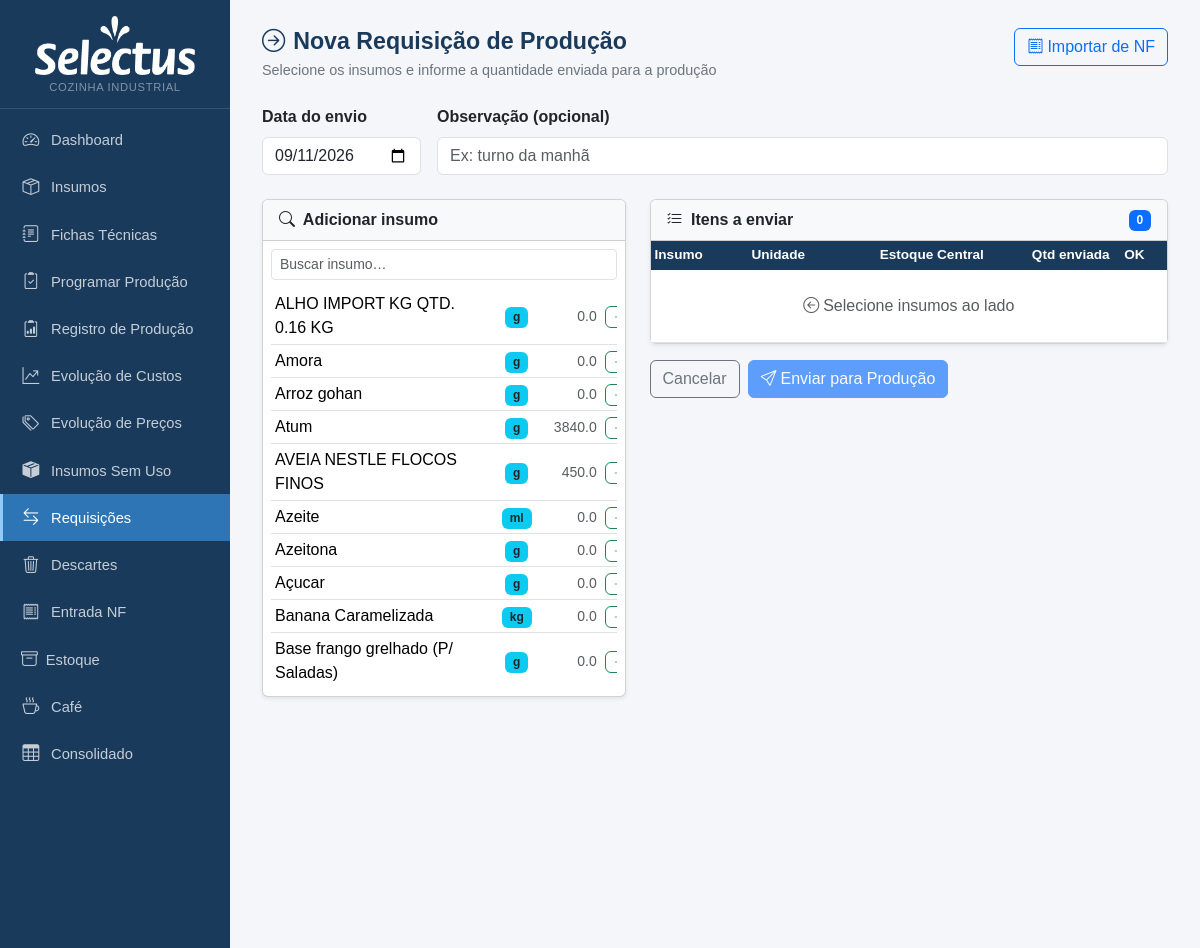
The app's page /requisicoes/nova (upper part), older data.
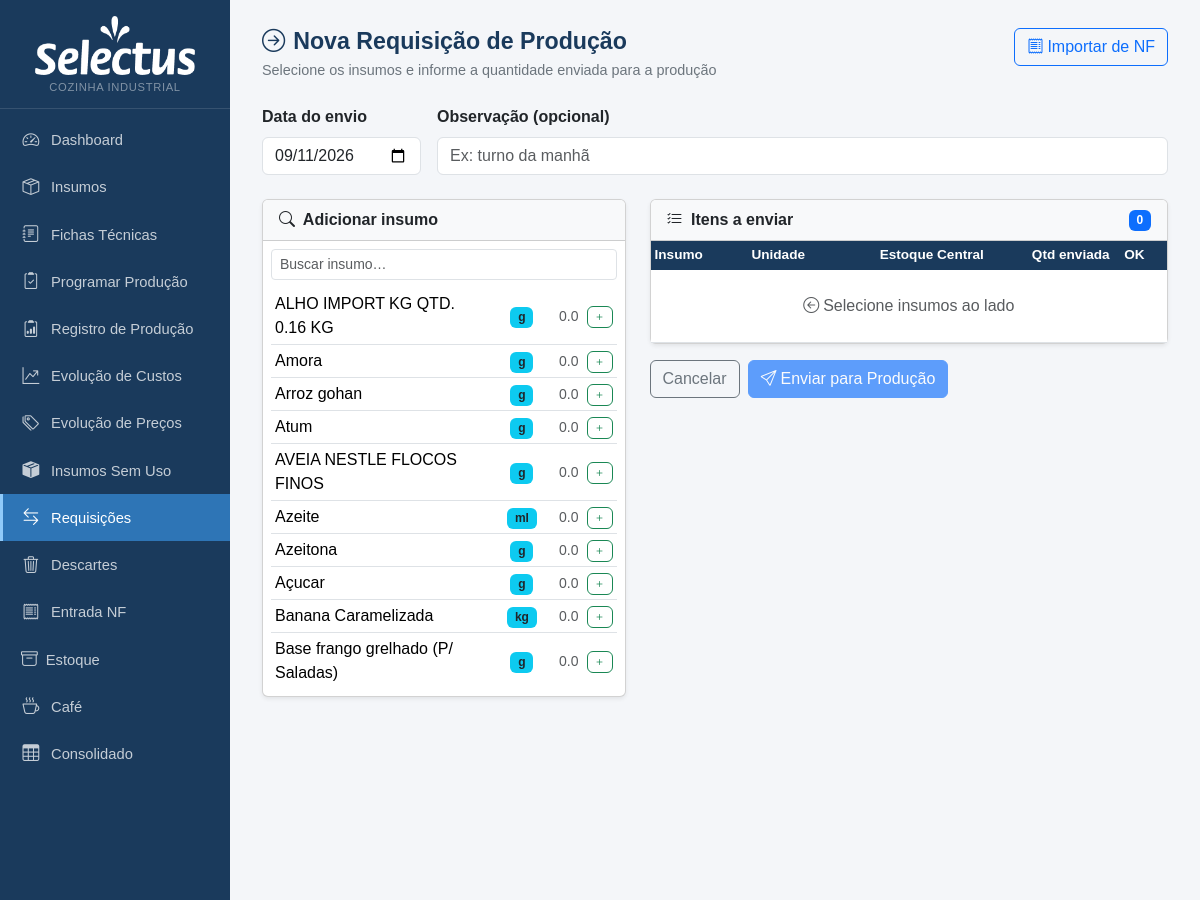
The same page, newer data.
### tables this page shows
CREATE TABLE insumos (
            id INTEGER PRIMARY KEY AUTOINCREMENT,
            nome TEXT NOT NULL,
            unidade_compra TEXT NOT NULL,
            preco_compra REAL,
            unidade_uso TEXT NOT NULL,
            fator_conversao REAL NOT NULL DEFAULT 1
        , qtd_por_embalagem REAL, unid_embalagem TEXT, produto_vinculado_id INTEGER, estoque_atual REAL DEFAULT 0, estoque_minimo REAL DEFAULT 0, status_revisao_custo TEXT DEFAULT 'nao_revisado', data_revisao_custo TEXT, fornecedor TEXT, aproveitamento REAL NOT NULL DEFAULT 100, status_revisao_nome TEXT DEFAULT 'nao_revisado', observacao TEXT, estoque_central REAL DEFAULT 0, status_revisao_fp TEXT DEFAULT "nao_revisado");

### app.py (the view, shortened to what this page needs)
@app.route('/requisicoes/nova', methods=['GET','POST'])
def requisicao_nova():
    db = get_db()
    insumos = db.execute('SELECT id, nome, unidade_uso, unidade_compra, estoque_central, qtd_por_embalagem FROM insumos ORDER BY nome COLLATE NOCASE').fetchall()
    nf_id = request.args.get('nf_id', type=int)
    pre_itens = []
    nf_origem = None
    nfs_disponiveis = db.execute(
        "SELECT id, numero, fornecedor, data_emissao FROM nf_entradas ORDER BY id DESC"
    ).fetchall()
    db.close()
    return render_template('requisicao_nova.html', insumos=insumos, today=date.today().isoformat(),
                           pre_itens=pre_itens, nf_origem=nf_origem, nfs=nfs_disponiveis)

### app.py (called while the page is built)
def get_db():
    c = sqlite3.connect(DB)
    c.row_factory = sqlite3.Row
    c.execute("PRAGMA foreign_keys = ON")
    return c

def count_alertas():
    try:
        db = get_db()
        n = db.execute('''SELECT COUNT(*) FROM insumos
                          WHERE estoque_minimo > 0 AND COALESCE(estoque_atual,0) < estoque_minimo''').fetchone()[0]
        db.close()
        return n
    except:
        return 0

@app.context_processor
def inject_alertas():
    return dict(n_alertas=count_alertas())

### templates/requisicao_nova.html (shortened to what this page needs)
{% extends "base.html" %}
{% block content %}
<div class="page-header d-flex justify-content-between align-items-start">
  <div>
    <h1><i class="bi bi-arrow-right-circle me-2"></i>Nova Requisição de Produção</h1>
    <p>Selecione os insumos e informe a quantidade enviada para a produção</p>
  </div>
  <button type="button" class="btn btn-outline-primary" data-bs-toggle="modal" data-bs-target="#modalImportarNF">
    <i class="bi bi-receipt me-1"></i>Importar de NF
  </button>
</div>
<form method="post">
<div class="row g-3 mb-4">
  <div class="col-auto">
    <label class="form-label fw-semibold">Data do envio</label>
    <input type="date" name="data" class="form-control" value="{{ today }}" required>
  </div>
  <div class="col">
    <label class="form-label fw-semibold">Observação (opcional)</label>
    <input type="text" name="observacao" class="form-control" placeholder="Ex: turno da manhã">
  </div>
</div>
<div class="row g-4">
  <div class="col-md-5">
    <div class="card shadow-sm">
      <div class="card-header fw-semibold bg-light">
        <i class="bi bi-search me-1"></i> Adicionar insumo
      </div>
      <div class="card-body p-2">
        <input type="text" id="busca-add" class="form-control form-control-sm mb-2" placeholder="Buscar insumo…" autocomplete="off">
        <div style="max-height:400px;overflow-y:auto">
          <table class="table table-sm mb-0" id="lista-add">
            <tbody>
              {% for ins in insumos %}
              <tr data-nome="{{ ins.nome|lower }}" data-id="{{ ins.id }}"
                  data-nome-orig="{{ ins.nome }}" data-un="{{ ins.unidade_uso }}"
                  data-estoque="{{ ins.estoque_central or 0 }}"
                  data-qtd-emb="{{ ins.qtd_por_embalagem or 0 }}"
                  data-unid-emb="{{ ins.unidade_compra or '' }}">
                <td>{{ ins.nome }}</td>
                <td class="text-center"><span class="badge bg-info text-dark">{{ ins.unidade_uso }}</span></td>
                <td class="text-end text-muted small">{{ '%.1f'|format(ins.estoque_central or 0) }}</td>
                <td><button type="button" class="btn btn-xs btn-outline-success btn-add-item" style="padding:1px 6px;font-size:.75rem"><i class="bi bi-plus"></i></button></td>
              </tr>
              {% endfor %}
            </tbody>
          </table>
        </div>
      </div>
    </div>
  </div>
  <div class="col-md-7">
    <div class="card shadow-sm">
      <div class="card-header fw-semibold bg-light d-flex justify-content-between align-items-center">
        <span><i class="bi bi-list-check me-1"></i> Itens a enviar</span>
        <div class="d-flex align-items-center gap-2">
          <span class="badge bg-primary" id="n-itens">0</span>
        </div>
      </div>
      <div class="card-body p-0">
        <table class="table table-sm mb-0" id="tabela-itens">
          <thead>
            <tr>
              <th>Insumo</th>
              <th class="text-center">Unidade</th>
              <th class="text-end">Estoque Central</th>
              <th class="text-end">Qtd enviada</th>
              <th class="text-center">OK</th>
              <th></th>
            </tr>
          </thead>
          <tbody id="tbody-itens">
            <tr id="linha-vazia">
              <td colspan="6" class="text-center text-muted py-4">
                <i class="bi bi-arrow-left-circle me-1"></i>Selecione insumos ao lado
              </td>
            </tr>
          </tbody>
        </table>
      </div>
    </div>
    <div class="mt-3 d-flex gap-2 justify-content-between align-items-center">
      <div class="d-flex gap-2">
        <a href="{{ url_for('requisicoes_lista') }}" class="btn btn-outline-secondary">Cancelar</a>
        <button type="submit" class="btn btn-primary" id="btn-submit" disabled>
          <i class="bi bi-send me-1"></i>Enviar para Produção
        </button>
      </div>
    </div>
  </div>
</div>
</form>
{% endblock %}

### templates/base.html (shortened to what this page needs)
<!DOCTYPE html>
<html lang="pt-BR">
<head>
  <link href="https://cdn.jsdelivr.net/npm/bootstrap@5.3.3/dist/css/bootstrap.min.css" rel="stylesheet">
  <link href="https://cdn.jsdelivr.net/npm/bootstrap-icons@1.11.3/font/bootstrap-icons.min.css" rel="stylesheet">
</head>
<body>
<div id="sidebar">
  <div class="brand text-center" style="padding:16px 12px 12px">
    <img src="{{ url_for('static', filename='logo.png') }}" alt="Mercado Selectus"
         style="max-width:160px;width:100%;filter:brightness(0) invert(1)">
    <span style="font-size:.7rem;color:rgba(255,255,255,.45);display:block;margin-top:4px;letter-spacing:.06em;text-transform:uppercase">Cozinha Industrial</span>
  </div>
  <nav class="mt-2">
    <a href="{{ url_for('index') }}" class="{{ 'active' if request.endpoint == 'index' }}">
      <i class="bi bi-speedometer2"></i> Dashboard
    </a>
    <a href="{{ url_for('insumos_lista') }}" class="{{ 'active' if 'insumo' in request.endpoint }}">
      <i class="bi bi-box-seam"></i> Insumos
    </a>
    <a href="{{ url_for('fichas_lista') }}" class="{{ 'active' if 'ficha' in request.endpoint }}">
      <i class="bi bi-journal-text"></i> Fichas Técnicas
    </a>
    <a href="{{ url_for('producao') }}" class="{{ 'active' if request.endpoint == 'producao' }}">
      <i class="bi bi-clipboard2-check"></i> Programar Produção
    </a>
    <a href="{{ url_for('registro_lista') }}" class="{{ 'active' if 'registro' in request.endpoint }}">
      <i class="bi bi-clipboard2-data"></i> Registro de Produção
    </a>
    <a href="{{ url_for('fichas_evolucao_custos') }}" class="{{ 'active' if request.endpoint == 'fichas_evolucao_custos' }}">
      <i class="bi bi-graph-up-arrow"></i> Evolução de Custos
    </a>
    <a href="{{ url_for('insumos_evolucao_precos') }}" class="{{ 'active' if request.endpoint == 'insumos_evolucao_precos' }}">
      <i class="bi bi-tags"></i> Evolução de Preços
    </a>
    <a href="{{ url_for('insumos_sem_uso') }}" class="{{ 'active' if request.endpoint == 'insumos_sem_uso' }}">
      <i class="bi bi-box-seam-fill"></i> Insumos Sem Uso
    </a>
    <a href="{{ url_for('requisicoes_lista') }}" class="{{ 'active' if 'requisicao' in request.endpoint }}">
      <i class="bi bi-arrow-left-right"></i> Requisições
    </a>
    <a href="{{ url_for('descartes_lista') }}" class="{{ 'active' if 'descarte' in request.endpoint }}">
      <i class="bi bi-trash3"></i> Descartes
    </a>
    <a href="{{ url_for('nf_lista') }}" class="{{ 'active' if 'nf' in request.endpoint }}">
      <i class="bi bi-receipt"></i> Entrada NF
    </a>
    <a href="{{ url_for('alertas') }}" class="{{ 'active' if request.endpoint == 'alertas' }}" style="justify-content:space-between">
      <span><i class="bi bi-archive me-2"></i>Estoque</span>
    </a>
    <a href="{{ url_for('cafe_lista') }}" class="{{ 'active' if 'cafe' in request.endpoint }}">
      <i class="bi bi-cup-hot"></i> Café
    </a>
    <a href="{{ url_for('consolidado') }}" class="{{ 'active' if 'consolidado' in request.endpoint }}">
      <i class="bi bi-table"></i> Consolidado
    </a>
  </nav>
</div>
<div id="main">
  {% block content %}{% endblock %}
</div>
</body>
</html>

Row changes from the older to the newer data that the page shows:
changed insumos "Atum": estoque_central "3840.0" → "0.0"
changed insumos "AVEIA NESTLE FLOCOS FINOS": estoque_central "450.0" → "0.0"
